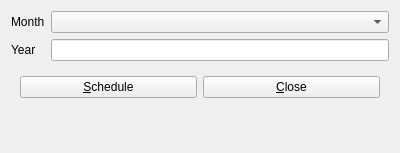
<?xml version="1.0" encoding="UTF-8"?>
<ui version="4.0">
 <class>Form</class>
 <widget class="QWidget" name="Form">
  <property name="geometry">
   <rect>
    <x>0</x>
    <y>0</y>
    <width>400</width>
    <height>153</height>
   </rect>
  </property>
  <property name="windowTitle">
   <string>Form</string>
  </property>
  <layout class="QGridLayout" name="gridLayout">
   <item row="1" column="1">
    <widget class="QLineEdit" name="leYear"/>
   </item>
   <item row="1" column="0">
    <widget class="QLabel" name="label_2">
     <property name="text">
      <string>Year</string>
     </property>
    </widget>
   </item>
   <item row="0" column="0">
    <widget class="QLabel" name="label">
     <property name="text">
      <string>Month</string>
     </property>
    </widget>
   </item>
   <item row="0" column="1">
    <widget class="QComboBox" name="cbMonth"/>
   </item>
   <item row="2" column="0" colspan="2">
    <widget class="QWidget" name="widget" native="true">
     <layout class="QGridLayout" name="gridLayout_2">
      <item row="0" column="1">
       <widget class="QPushButton" name="pbClose">
        <property name="text">
         <string>&amp;Close</string>
        </property>
       </widget>
      </item>
      <item row="0" column="0">
       <widget class="QPushButton" name="pbSchedule">
        <property name="text">
         <string>&amp;Schedule</string>
        </property>
       </widget>
      </item>
      <item row="1" column="0">
       <spacer name="verticalSpacer">
        <property name="orientation">
         <enum>Qt::Vertical</enum>
        </property>
        <property name="sizeHint" stdset="0">
         <size>
          <width>20</width>
          <height>40</height>
         </size>
        </property>
       </spacer>
      </item>
     </layout>
    </widget>
   </item>
  </layout>
 </widget>
 <tabstops>
  <tabstop>cbMonth</tabstop>
  <tabstop>leYear</tabstop>
  <tabstop>pbSchedule</tabstop>
  <tabstop>pbClose</tabstop>
 </tabstops>
 <resources/>
 <connections/>
</ui>
